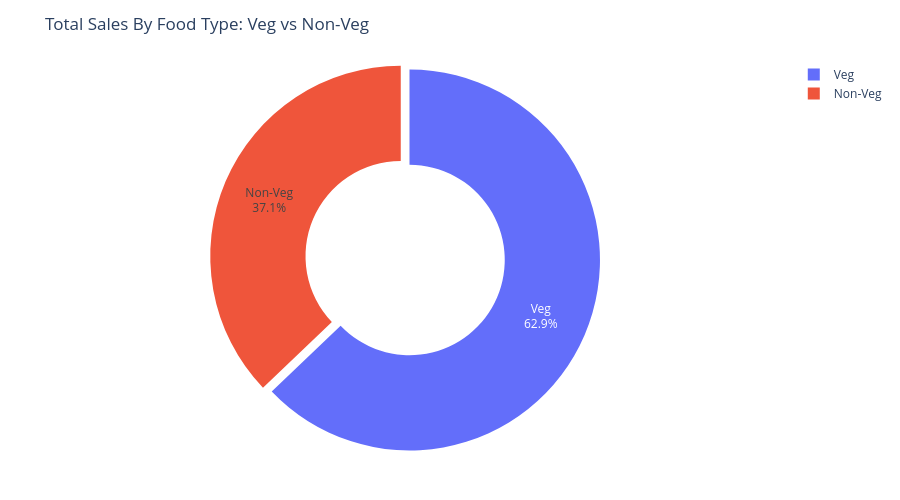

Write notebook code for a chart like this one.
### Code cell
fig = px.pie(
food_revenue,
values="Price (INR)",
names="Food Category",
hole=0.5,
title="Total Sales By Food Type: Veg vs Non-Veg",

)

fig. update_traces(
textinfo="percent+label",
pull=[0.05, 0]

)

fig.update_layout(
height=500,
margin=dict(t=60, b=40, l=40, r=40)
    
)

fig. show()

### Figure 1 — Plotly figure (JSON) as saved in the notebook; plotly's stock layout.template omitted (floating-point values rounded to 4 significant figures)
{"data": [{"domain": {"x": [0, 1], "y": [0, 1]}, "hole": 0.5, "hovertemplate": "Food Category=%{label}<br>Price (INR)=%{value}<extra></extra>", "labels": ["Non-Veg", "Veg"], "legendgroup": "", "name": "", "pull": [0.05, 0], "showlegend": true, "textinfo": "percent+label", "type": "pie", "values": [19680000.0, 33330000.0]}], "layout": {"height": 500, "legend": {"tracegroupgap": 0}, "margin": {"b": 40, "l": 40, "r": 40, "t": 60}, "title": {"text": "Total Sales By Food Type: Veg vs Non-Veg"}}}
